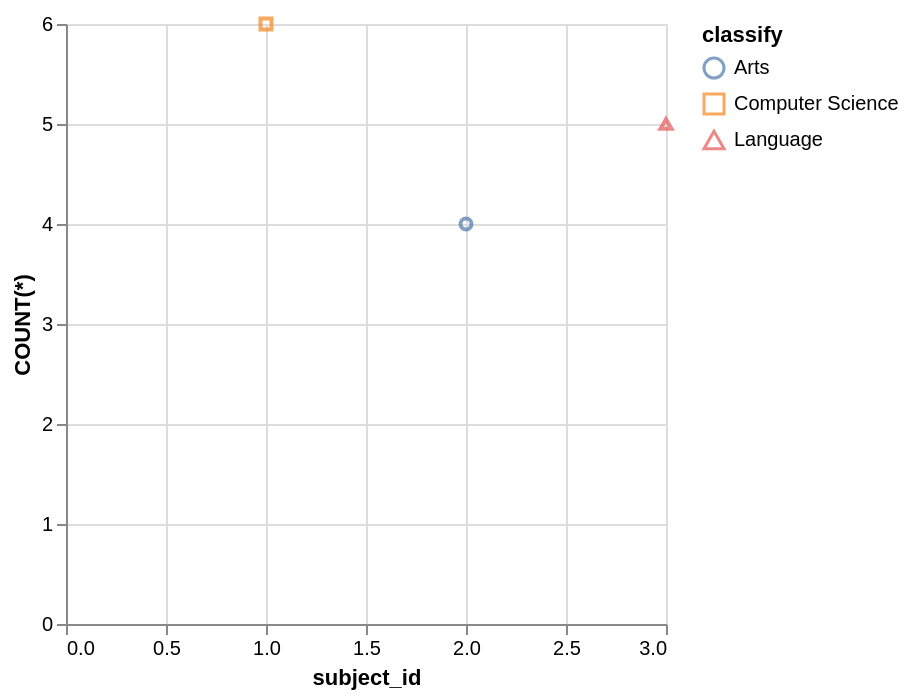

Write a Vega-Lite specification for this figure.
### Vega-Lite specification from a JSON file in a GitHub repository (floating-point values rounded to 4 significant figures)
{"data": {"values": [{"x_data": 2, "y_data": 4, "classify": "Arts"}, {"x_data": 1, "y_data": 6, "classify": "Computer Science"}, {"x_data": 3, "y_data": 5, "classify": "Language"}]}, "mark": "point", "encoding": {"x": {"field": "x_data", "type": "quantitative", "title": "subject_id", "scale": {"zero": "false"}}, "y": {"field": "y_data", "type": "quantitative", "title": "COUNT(*)", "scale": {"zero": "false"}}, "color": {"field": "classify", "type": "nominal"}, "shape": {"field": "classify", "type": "nominal"}}}
